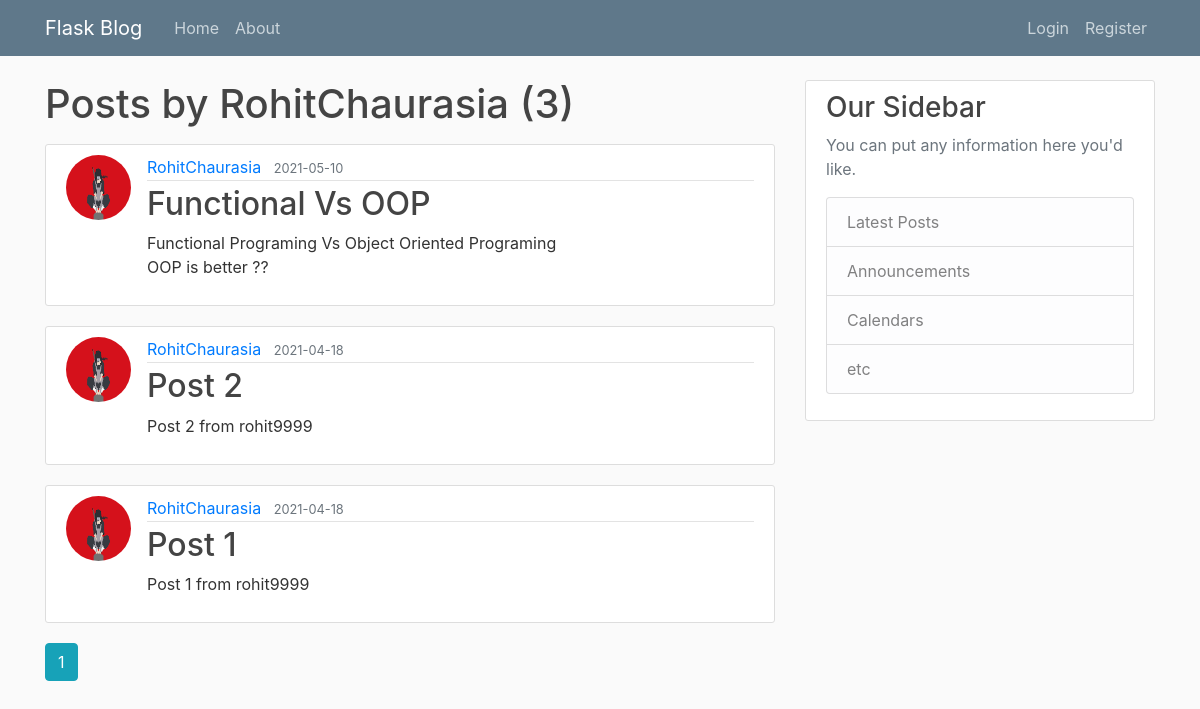
The page /user/RohitChaurasia on the database as committed earlier.
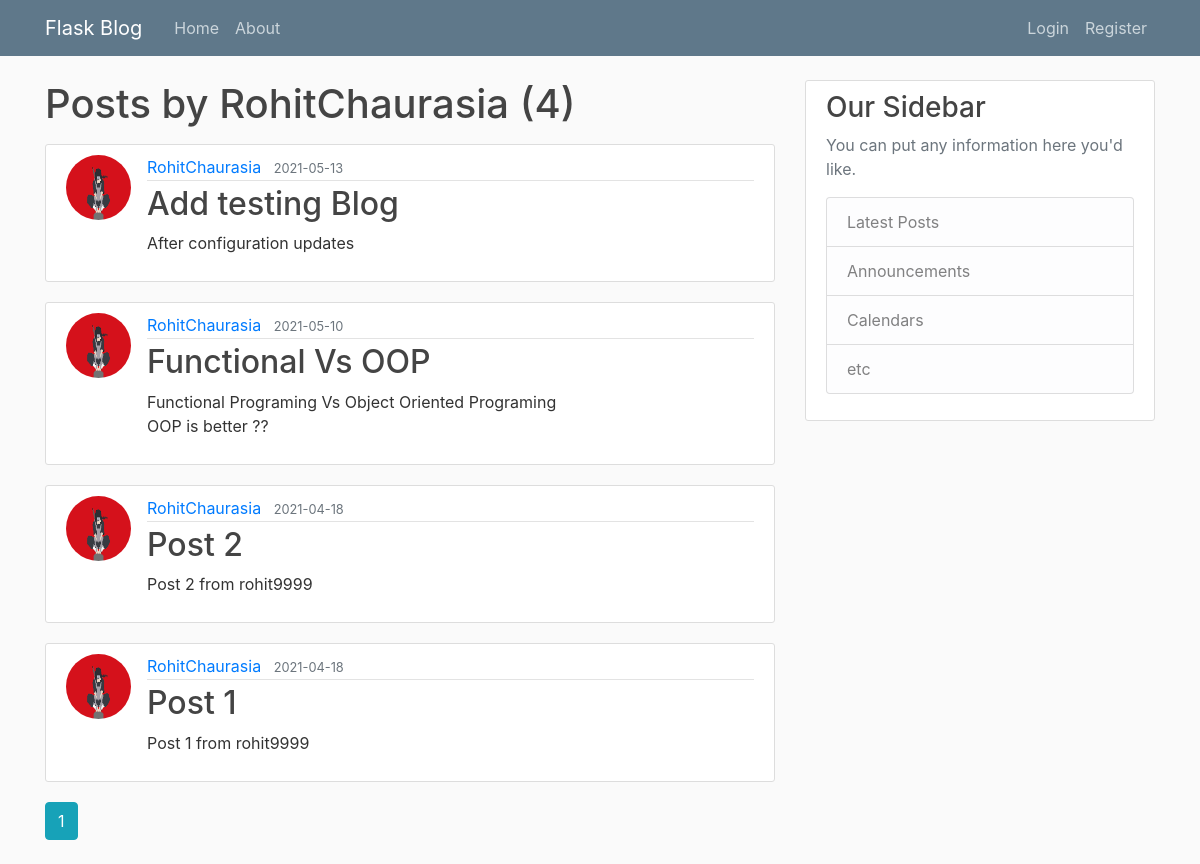
The same page on the database as committed later.
### flaskblog/models.py (models this page shows, shortened)
class Post(db.Model):
    id = db.Column(db.Integer, primary_key=True)
    title = db.Column(db.String(100), nullable=False)
    date_posted = db.Column(db.DateTime, nullable=False, default=datetime.utcnow)
    content = db.Column(db.Text, nullable=False)
    user_id = db.Column(db.Integer, db.ForeignKey('user.id'), nullable=False)

class User(db.Model, UserMixin):
    id = db.Column(db.Integer, primary_key=True)
    username = db.Column(db.String(20), unique=True, nullable=False)
    email = db.Column(db.String(120), unique=True, nullable=False)
    image_file = db.Column(db.String(20), nullable=False, default='default.jpg')
    password = db.Column(db.String(60),nullable=False)
    posts = db.relationship('Post', backref='author', lazy=True)
    def __repr__(self):
        return f"User('{self.username}','{self.email}','{self.image_file}')"

### flaskblog/users/routes.py (the view)
@users.route('/user/<string:username>')
def user_posts(username):
    page = request.args.get('page',default=1,type=int)
    user = User.query.filter_by(username=username).first_or_404()
    print("*"*50)
    print(user)
    print("*"*50)
    posts = Post.query.filter_by(author=user)\
        .order_by(Post.date_posted.desc())\
        .paginate(page=page, per_page=5)
    return render_template('user_posts.html',posts=posts, user=user)

### flaskblog/templates/user_posts.html
{%extends "layout.html" %}
{%block content %}
    <h1 class="mb-3"> Posts by {{user.username}} ({{posts.total}})</h1>
    {% for post in posts.items %}
        <article class="media content-section">
            <img class="rounded-circle article-img" src="{{url_for('static',filename='profile_pics/' + post.author.image_file)}}">
            <div class="media-body">
            <div class="article-metadata">
                <a class="mr-2" href="{{url_for('users.user_posts', username=post.author.username)}}">{{ post.author.username }}</a>
                <small class="text-muted">{{ post.date_posted.strftime("%Y-%m-%d") }}</small>
            </div>
            <h2><a class="article-title" href="{{url_for('posts.post',post_id=post.id)}}">{{ post.title }}</a></h2>
            <p class="article-content">{{ post.content }}</p>
            </div>
        </article>
    {% endfor %}
    {% for page_num in posts.iter_pages(left_edge=1,right_edge=1,left_current=1,right_current=2) %}
        {% if page_num%}
            {%if posts.page == page_num%}
                <a class="btn btn-info mb-4" href="{{url_for('users.user_posts', username=user.username,page=page_num)}}">{{ page_num }}</a>
            {%else %}
                <a class="btn btn-outline-info mb-4" href="{{url_for('users.user_posts', username=user.username,page=page_num)}}">{{ page_num }}</a>
            {%endif %}
        {%else %}
            ...
        {%endif %}
    {% endfor %}
{% endblock content %}

Rows that differ between the two databases and show on the page:
added Post: image_file (picture), author.username "RohitChaurasia", date_posted "2021-05-13", title "Add testing Blog", content "After configuration updates"
Other text that changed with them:
{{ posts.total }}: "3" → "4"
